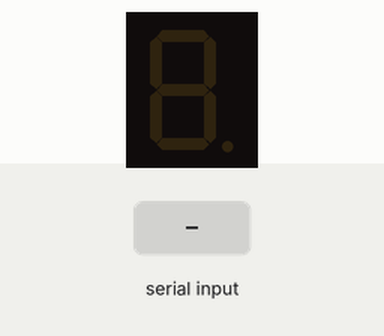
The sketch below on a simulated Arduino Uno, built with avr-gcc and run on an emulated ATmega328P. Shown: 1-digit seven-segment display. Wiring (inferred from the names in the program): 1-digit 7-segment display, segments lit when HIGH: segments pin 2, pin 3, pin 4, pin 5, pin 6, pin 7, pin 8. The test bench sets the inputs (shaded band). The segment pins are drawn as the display they are named for.

Above: at 1.2 s.
1.3 s: "90,45\n" received over Serial
At 3.6 s:
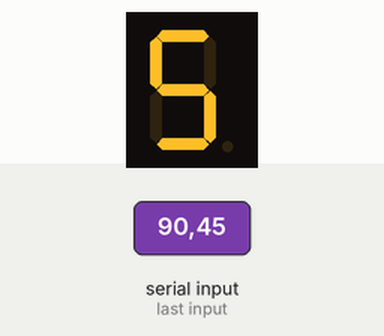
4.3 s: "30,150\n" received over Serial
At 7.1 s:
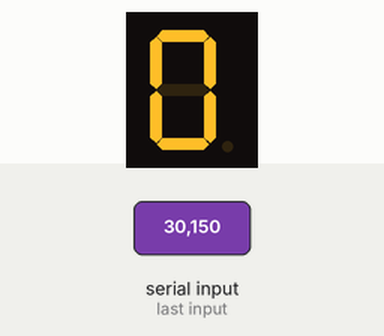
7.3 s: "200\n" received over Serial
At 7.7 s:
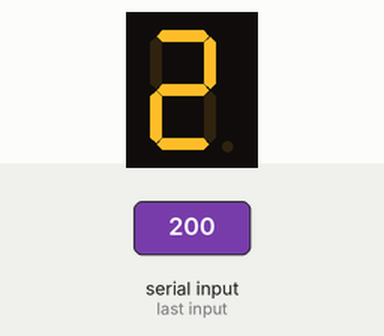
9.3 s: "5\n" received over Serial
At 9.8 s:
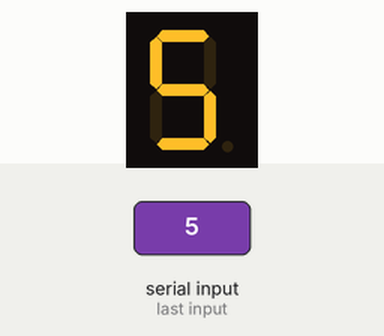
10.8 s: "90\n" received over Serial
At 11.2 s:
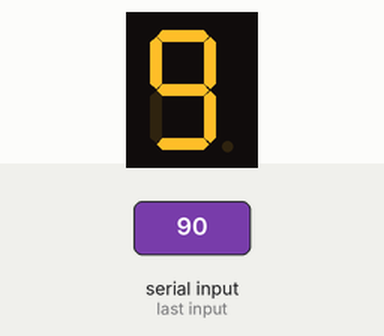
Timing chart, 0 to 13.8 s (numbered marks = the images above; inputs shaded):
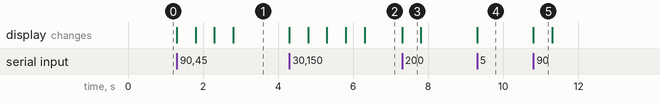

The sketch:

SevenSegmentBit.ino
```cpp
const unsigned int led[7] = {2, 3, 4, 5 ,6 ,7 ,8};

const unsigned char N[10]=
{0b00111111,
0b00000110,
0b01011011,
0b01001111,
0b01100110,
0b01101101,
0b01111101,
0b00100111,
0b01111111,
0b01101111,};

void display_init(){
  for(int x=0;x<7;x++){
    pinMode(led[x], OUTPUT);
  }
}

void display_clear(){
  for(int x=0;x<7;x++){
    digitalWrite(led[x], LOW);
  }
}

void display_number(int n){
  if(0 <= n && n <= 9){
    for(int x=0;x<7;x++){
        digitalWrite(led[x], N[n] & (0x01<<x) );
      }
  }
}
void setup(){
  display_init();
  display_clear();
  Serial.begin(115200);
}

void loop(){
  if(Serial.available()){
    char userInput = Serial.read();
    if('0' <= userInput && userInput <= '9'){
      int num = userInput - '0';
      display_clear();
      display_number(num);
      delay(500);
    }
  }
}
```

Measured:
- after the input at 1.3 s, the display: first changes at once (image 1 shows a later state)
- after the input at 4.3 s, the display: first changes at once (image 2 shows a later state)
- after the input at 7.3 s, the display: changes at once (image 3)
- after the input at 9.3 s, the display: changes at once (image 4)
- after the input at 10.8 s, the display: changes at once (image 5)
- what the display in image 3 shows lasts 0.5 s, from 7.3 s to 7.8 s
